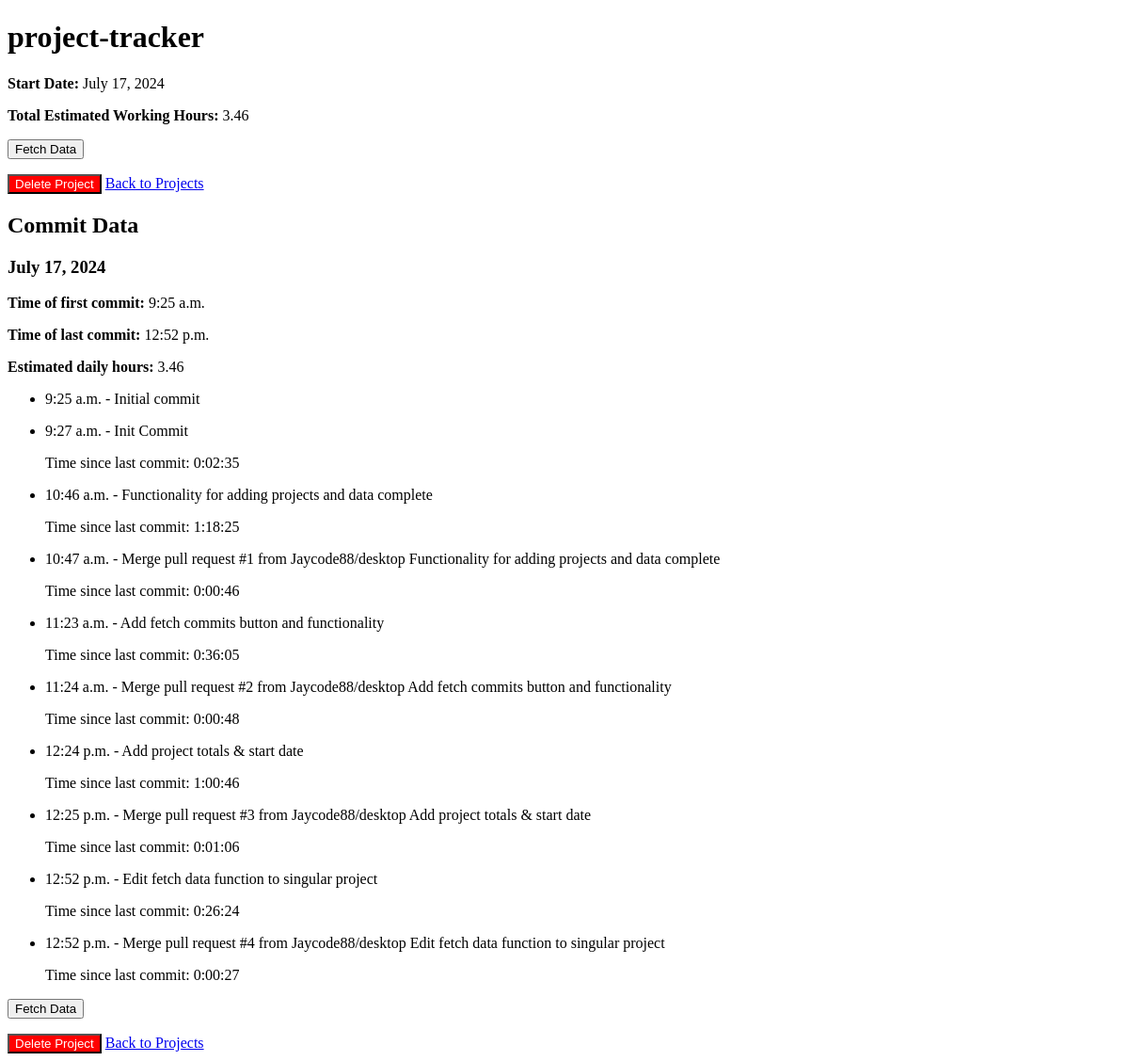
Before: /project/9/ with the older database file.
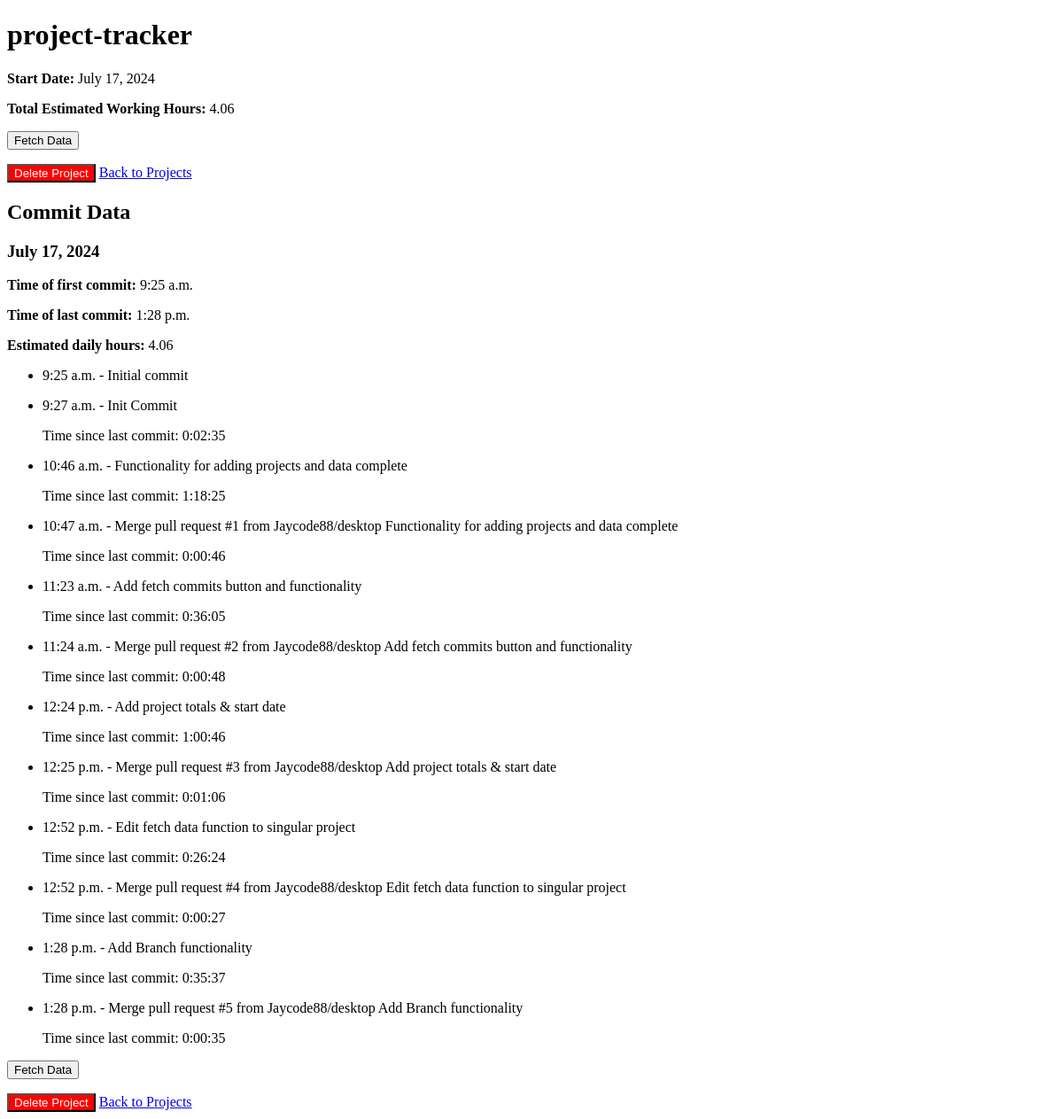
After: the same page with the newer database file.
### tracking/models.py (models this page shows, shortened)
class Commit(models.Model):
    project = models.ForeignKey(Project, on_delete=models.CASCADE)
    commit_message = models.TextField()
    commit_hash = models.CharField(max_length=40)
    commit_time = models.DateTimeField()
    time_since_last_commit = models.DurationField(null=True, blank=True)

### tracking/views.py (the view)
# urls.py: path('project/<int:project_id>/', views.project_detail, name='project_detail'),
def project_detail(request, project_id):
    project = get_object_or_404(Project, pk=project_id)
    commits = Commit.objects.filter(project=project).order_by('commit_time')
    grouped_commits = defaultdict(list)
    daily_work_times = {}
    total_estimated_hours = 0
    for commit in commits:
        commit_date = localtime(commit.commit_time).date()
        grouped_commits[commit_date].append(commit)
        if commit_date not in daily_work_times:
            daily_work_times[commit_date] = {
                'first_commit': commit.commit_time,
                'last_commit': commit.commit_time,
                'daily_hours': 0
            }
        else:
            if commit.commit_time < daily_work_times[commit_date]['first_commit']:
                daily_work_times[commit_date]['first_commit'] = commit.commit_time
            if commit.commit_time > daily_work_times[commit_date]['last_commit']:
                daily_work_times[commit_date]['last_commit'] = commit.commit_time
    for date, times in daily_work_times.items():
        times['daily_hours'] = (times['last_commit'] - times['first_commit']).total_seconds() / 3600
        total_estimated_hours += times['daily_hours']
    context = {
        'project': project,
        'grouped_commits': sorted(grouped_commits.items()),
        'daily_work_times': daily_work_times,
        'total_estimated_hours': total_estimated_hours
    }
    return render(request, 'tracking/project_detail.html', context)

### tracking/templates/tracking/project_detail.html (shortened to what this page needs)
{% load static %}
<!DOCTYPE html>
<html>
<head>
</head>
<body>
    <h1>{{ project.name }}</h1>
    <p><strong>Start Date:</strong> {{ project.start_date }}</p>
    <p><strong>Total Estimated Working Hours:</strong> {{ total_estimated_hours|floatformat:2 }}</p>
    <button id="fetch-commits" data-project-id="{{ project.id }}"
        data-fetch-url="{% url 'fetch_commits' project.id %}">Fetch Data</button>
    <form action="{% url 'delete_project' project.id %}" method="post" style="display:inline;">
        <button type="submit" style="background-color:red;color:white;">Delete Project</button>
    </form>
    <a href="{% url 'project_list' %}">Back to Projects</a>
    {% if grouped_commits %}
    <h2>Commit Data</h2>
    {% for date, commits in grouped_commits %}
    <h3>{{ date }}</h3>
    {% with times=daily_work_times|default_if_none:'' %}
    {% if times %}
    {% for commit_date, time_values in daily_work_times.items %}
    {% if commit_date == date %}
    <p><strong>Time of first commit:</strong> {{ time_values.first_commit|date:"P" }}</p>
    <p><strong>Time of last commit:</strong> {{ time_values.last_commit|date:"P" }}</p>
    <p><strong>Estimated daily hours:</strong> {{ time_values.daily_hours|floatformat:2 }}</p>
    {% endif %}
    {% endfor %}
    {% else %}
    <p>No commit times available</p>
    {% endif %}
    {% endwith %}
    <ul>
        {% for commit in commits %}
        <li>
            <p>{{ commit.commit_time|date:"P" }} - {{ commit.commit_message }}</p>
            {% if commit.time_since_last_commit %}
            <p>Time since last commit: {{ commit.time_since_last_commit }}</p>
            {% endif %}
        </li>
        {% endfor %}
    </ul>
    {% endfor %}
    <button id="fetch-commits" data-project-id="{{ project.id }}"
        data-fetch-url="{% url 'fetch_commits' project.id %}">Fetch Data</button>
    <form action="{% url 'delete_project' project.id %}" method="post" style="display:inline;">
        <button type="submit" style="background-color:red;color:white;">Delete Project</button>
    </form>
    <a href="{% url 'project_list' %}">Back to Projects</a>
    {% endif %}
</body>
</html>

Changed rows visible on the page:
added Commit: last_commit "1:28 p.m.", commit_time "1:28 p.m.", commit_message "Merge pull request #5 from Jaycode88/desktop Add Branch functionality", time_since_last_commit "0:00:35", shown under "July 17, 2024"
added Commit: commit_time "1:28 p.m.", commit_message "Add Branch functionality", time_since_last_commit "0:35:37", shown under "July 17, 2024"
Other visible differences:
{{ total_estimated_hours|floatformat:2 }}: "3.46" → "4.06"
new list line: "Time of first commit: 9:25 a.m. Time of last commit: Estimated daily hours: 4.06"
list line gone: "Time of first commit: 9:25 a.m. Time of last commit: Estimated daily hours: 3.46"
list line gone: "12:52 p.m."
